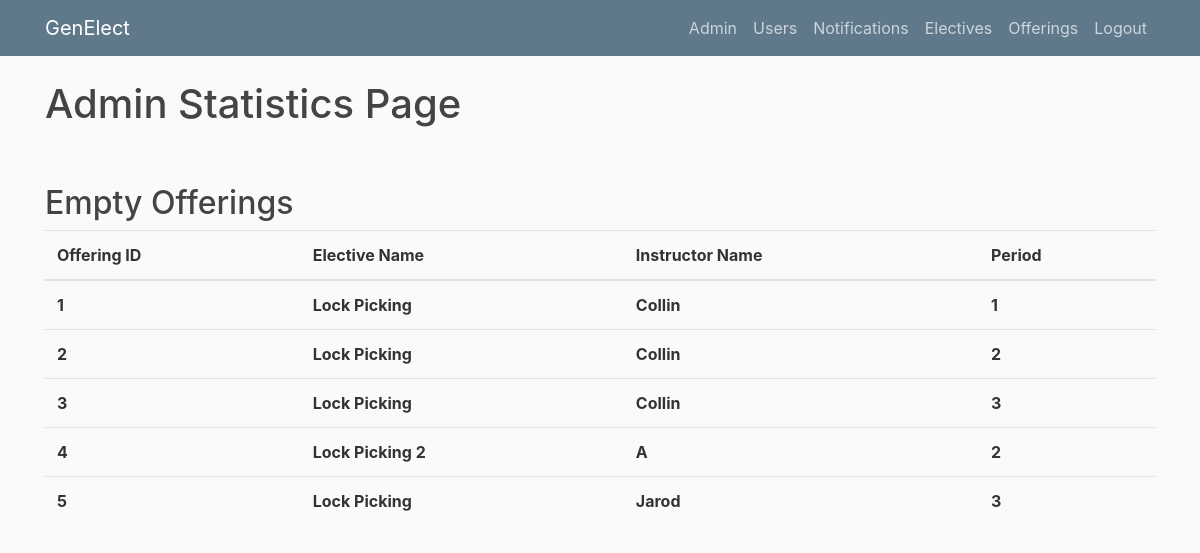
Before: /stats (signed in) with the older database file.
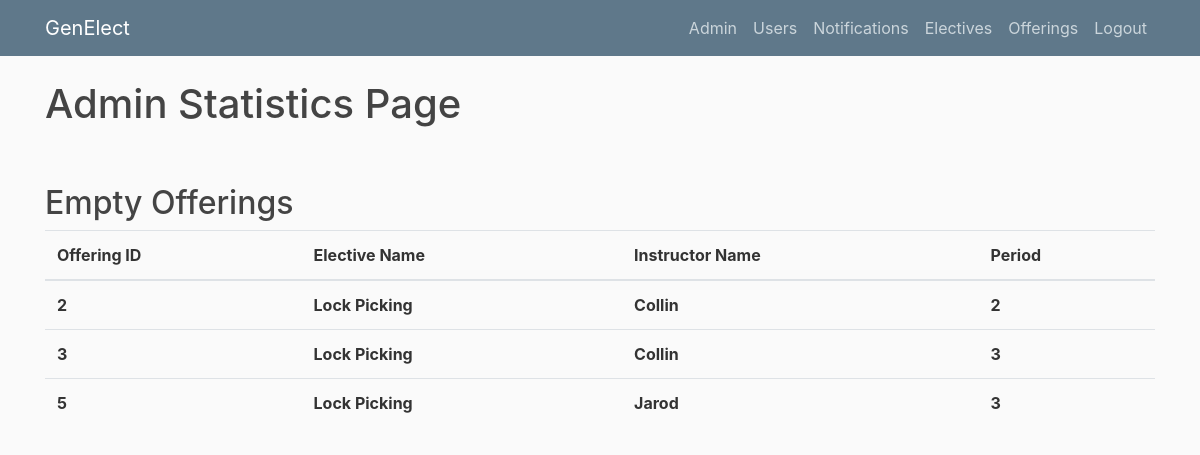
After: the same page with the newer database file.
### genElect/models.py (models this page shows)
class Base(db.Model):
    __abstract__ = True
    id = db.Column(db.Integer, primary_key=True, autoincrement=True)
    date_created = db.Column(db.DateTime, default=db.func.current_timestamp())
    date_modified = db.Column(db.DateTime, default=db.func.current_timestamp(),
            onupdate=db.func.current_timestamp())

class Offerings(Base):
    __tablename__ = 'offerings'
    day = db.Column(db.Date)
    period_start = db.Column(db.Integer)
    period_length = db.Column(db.Integer)
    building = db.Column(db.String(100))
    room = db.Column(db.String(100))
    instructor = db.Column(db.String(100))
    current_count = db.Column(db.Integer)
    capacity = db.Column(db.Integer)
    elective_id = db.Column(db.Integer, db.ForeignKey('electives.id'), nullable=False)
    registrations = db.relationship('Registrations', backref='offering', lazy=True)

class Electives(Base):
    __tablename__ = 'electives'
    name = db.Column(db.String(100))
    description = db.Column(db.String(500))
    prerequisites = db.relationship('Prerequisites', backref='elective', lazy=True)
    offerings = db.relationship('Offerings', backref='elective', lazy=True)
    completed_users = db.relationship('Completions', backref='elective', lazy=True)
    can_retake = db.Column(db.Boolean)

### genElect/__init__.py (the view)
@app.route("/stats")
def stats():
    if current_user.is_authenticated and current_user.role == "admin":
        empty = Offerings.query.filter_by(current_count=0)
        full = Offerings.query.filter_by(current_count=Offerings.capacity).all()
        return render_template('stats.html', empty=empty, full=full)
    else:
        return render_template('denied.html')

### genElect/__init__.py (called while the page is built)
@login_manager.user_loader
def load_user(user_id):
    return Users.query.get(int(user_id))

### genElect/templates/stats.html
{% extends "layout.html" %}
{% block content %}
    <h1>Admin Statistics Page</h1>
    <br><br>
    <h2>Empty Offerings</h2>
    <table class="table">
	  <thead>
	    <tr>
	      <th scope="col">Offering ID</th>
	      <th scope="col">Elective Name</th>
	      <th scope="col">Instructor Name</th>
	      <th scope="col">Period</th>
	    </tr>
	  </thead>
	  <tbody>
	  	{% for offering in empty %}
	    <tr>
	      <th scope="row">{{offering.id}}</th>
	      <th scope="row">{{offering.elective.name}}</th>
	      <th scope="row">{{offering.instructor}}</th>
	      <th scope="row">{{offering.period_start}}</th>
	    {% endfor %}
	  </tbody>
	</table>
{% endblock content %}

Changed rows visible on the page:
no longer on this page (row edited): Offerings: id "1", elective.name "Lock Picking", instructor "Collin", period_start "1"
no longer on this page (row edited): Offerings: id "4", elective.name "Lock Picking 2", instructor "A", period_start "2"
